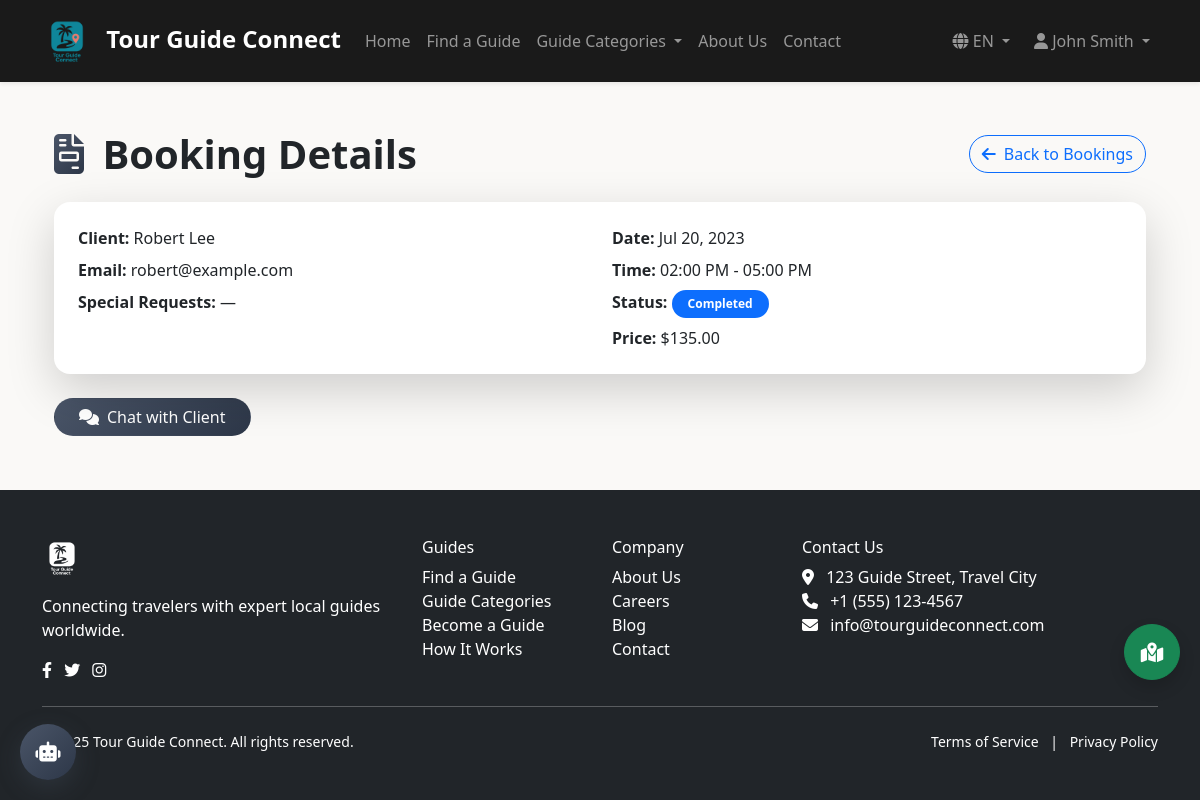
Page /guide/booking/2 (signed in) on the committed database.
### tables this page shows
CREATE TABLE bookings (
    id INT AUTO_INCREMENT PRIMARY KEY,
    guide_id INT NOT NULL,
    user_id INT NOT NULL,
    booking_date DATE NOT NULL,
    start_time TIME NOT NULL,
    end_time TIME NOT NULL,
    total_hours DECIMAL(5, 2) NOT NULL,
    total_price DECIMAL(10, 2) NOT NULL,
    status ENUM('pending', 'confirmed', 'completed', 'cancelled') NOT NULL DEFAULT 'pending',
    payment_status ENUM('pending', 'paid', 'refunded') NOT NULL DEFAULT 'pending',
    transaction_id VARCHAR(50) NULL,
    special_requests TEXT NULL,
    number_of_people INT NOT NULL DEFAULT 1,
    meeting_location TEXT NOT NULL,
    created_at TIMESTAMP DEFAULT CURRENT_TIMESTAMP,
    updated_at TIMESTAMP DEFAULT CURRENT_TIMESTAMP ON UPDATE CURRENT_TIMESTAMP,
    FOREIGN KEY (guide_id) REFERENCES guide_profiles(id) ON DELETE CASCADE,
    FOREIGN KEY (user_id) REFERENCES users(id) ON DELETE CASCADE
);

CREATE TABLE users (
    id INT AUTO_INCREMENT PRIMARY KEY,
    name VARCHAR(100) NOT NULL,
    email VARCHAR(100) NOT NULL UNIQUE,
    google_id VARCHAR(255) NULL,
    password VARCHAR(255) NOT NULL,
    user_type ENUM('user', 'guide', 'admin') NOT NULL DEFAULT 'user',
    profile_image VARCHAR(255) DEFAULT 'default.jpg',
    created_at TIMESTAMP DEFAULT CURRENT_TIMESTAMP,
    updated_at TIMESTAMP DEFAULT CURRENT_TIMESTAMP ON UPDATE CURRENT_TIMESTAMP,
    last_login TIMESTAMP NULL,
    status ENUM('active', 'inactive', 'pending', 'banned') NOT NULL DEFAULT 'pending',
    verification_token VARCHAR(100) NULL,
    reset_token VARCHAR(100) NULL,
    reset_token_expires TIMESTAMP NULL,
    phone VARCHAR(20) NULL,
    address TEXT NULL,
    hobbies TEXT NULL,
    UNIQUE INDEX google_id_idx (google_id)
);

### app/controllers/GuideController.php (called while the page is built, shortened)
<?php
class GuideController
{
    private $guideModel;
    public function __construct()
    {
        $this->guideModel = new GuideModel();
    }
    private function getGuideProfile($userId)
    {
        if ($this->guideModel && method_exists($this->guideModel, 'getGuideProfileByUserId')) {
            return $this->guideModel->getGuideProfileByUserId($userId);
        }
         $db = new Database();
        $db->query('
            SELECT g.*, u.name, u.email, u.profile_image, u.created_at
            FROM guide_profiles g
            JOIN users u ON g.user_id = u.id
            WHERE u.id = :user_id
        ');
        $db->bind(':user_id', $userId);
        return $db->single();
    }
    public function booking($id)
    {
        $userId = $_SESSION['user_id'];
        $guide = $this->getGuideProfile($userId);
        $guideId = $guide ? $guide->id : null;
        $booking = $this->guideModel->getBookingById($id, $guideId);
        $this->loadView('tourGuides/bookingDetails', ['booking' => $booking]);
    }
    private function loadView($view, $data = [])
    {
        extract($data);
        require_once VIEW_PATH . '/shares/header.php';
        require_once VIEW_PATH . '/' . $view . '.php';
        require_once VIEW_PATH . '/shares/footer.php';
    }
}

### index.php (called while the page is built, shortened)
<?php
require_once APP_PATH . '/config/database.php';
require_once HELPER_PATH . '/functions.php';
spl_autoload_register(function($className) {
    if (substr($className, -5) === 'Model') {
        $file = MODEL_PATH . '/' . $className . '.php';
        if (file_exists($file)) {
            return;
        }
    }
});
$uri = $_SERVER['REQUEST_URI'];
$base = dirname($_SERVER['SCRIPT_NAME']);
if (strpos($uri, $base) === 0) {
    $uri = substr($uri, strlen($base));
}
$uri = rtrim($uri, '/');
require_once APP_PATH . '/route.php';
handle_custom_routes(trim($uri, '/'), $routes);

### app/helpers/functions.php (called while the page is built, shortened)
<?php
function url($path = '') {
    return URL_ROOT . '/' . $path;
}

### app/config/database.php (called while the page is built, shortened)
<?php
class Database {
    private $host = DB_HOST;
    private $user = DB_USER;
    private $pass = DB_PASS;
    private $dbname = DB_NAME;
    private $dbh;
    private $stmt;
    public function __construct() {
        $dsn = 'mysql:host=' . $this->host . ';dbname=' . $this->dbname . ';charset=utf8mb4';
        $options = [
            PDO::ATTR_PERSISTENT => true,
            PDO::ATTR_ERRMODE => PDO::ERRMODE_EXCEPTION,
            PDO::ATTR_DEFAULT_FETCH_MODE => PDO::FETCH_OBJ,
            PDO::ATTR_EMULATE_PREPARES => false
        ];
        try {
            $this->dbh = new PDO($dsn, $this->user, $this->pass, $options);
        } catch(PDOException $e) {
            $this->error = $e->getMessage();
            error_log('Database Connection Error: ' . $this->error);
            echo '<div style="background-color: #f8d7da; color: #721c24; padding: 10px; margin: 10px 0; border: 1px solid #f5c6cb; border-radius: 5px;">';
            echo '<h3>Database Connection Error</h3>';
            echo '<p>Unable to connect to the database. Please try again later or contact the administrator.</p>';
            if (defined('ENVIRONMENT') && ENVIRONMENT === 'development') {
                echo '<p><strong>Error:</strong> ' . $this->error . '</p>';
            }
            echo '</div>';
            exit;
        }
    }
    public function query($sql) {
        $this->stmt = $this->dbh->prepare($sql);
    }
    public function bind($param, $value, $type = null) {
        if(is_null($type)) {
            switch(true) {
                case is_int($value):
                    $type = PDO::PARAM_INT;
                    break;
                default:
                    $type = PDO::PARAM_STR;
            }
        }
        $this->stmt->bindValue($param, $value, $type);
    }
    public function execute() {
        return $this->stmt->execute();
    }
    public function single() {
        $this->execute();
        return $this->stmt->fetch();
    }
}

### app/models/GuideModel.php (called while the page is built, shortened)
<?php
class GuideModel
{
    private $db;
    public function __construct()
    {
        $this->db = new Database();
    }
    public function getBookingById($bookingId, $guideId)
    {
        $this->db->query("SELECT b.*, u.name as client_name, u.email as client_email, u.id as client_user_id
                        FROM bookings b
                        JOIN users u ON b.user_id = u.id
                        WHERE b.id = :id AND b.guide_id = :guide_id");
        $this->db->bind(':id', $bookingId);
        $this->db->bind(':guide_id', $guideId);
        return $this->db->single();
    }
    public function getGuideProfileByUserId($userId)
    {
        $this->db->query('
            SELECT g.*, u.name, u.email, u.profile_image, u.created_at
            FROM guide_profiles g
            JOIN users u ON g.user_id = u.id
            WHERE u.id = :user_id
        ');
        $this->db->bind(':user_id', $userId);
        return $this->db->single();
    }
}

### app/views/tourGuides/bookingDetails.php (the view, shortened to what this page needs)
<div class="container py-5">
    <div class="d-flex justify-content-between align-items-center mb-4">
        <h1 class="display-6 fw-bold mb-0">
            <i class="fas fa-file-invoice me-2" style="background: linear-gradient(135deg, #4a5568 0%, #2d3748 100%); -webkit-background-clip: text; background-clip: text; -webkit-text-fill-color: transparent;"></i>
            Booking Details
        </h1>
        <a href="<?php echo url('guide/bookings'); ?>" class="btn btn-outline-primary rounded-pill">
            <i class="fas fa-arrow-left me-2"></i>Back to Bookings
        </a>
    </div>
    <?php if ($booking): ?>
        <div class="card border-0 shadow-lg rounded-4 mb-4">
            <div class="card-body p-4">
                <div class="row g-4">
                    <div class="col-md-6">
                        <div class="mb-2"><strong>Client:</strong> <?php echo htmlspecialchars($booking->client_name); ?></div>
                        <div class="mb-2"><strong>Email:</strong> <?php echo htmlspecialchars($booking->client_email); ?></div>
                        <div class="mb-2"><strong>Special Requests:</strong> <?php echo !is_null($booking->special_requests) ? htmlspecialchars($booking->special_requests) : '—'; ?></div>
                    </div>
                    <div class="col-md-6">
                        <div class="mb-2"><strong>Date:</strong> <?php echo date('M d, Y', strtotime($booking->booking_date)); ?></div>
                        <div class="mb-2"><strong>Time:</strong> <?php echo date('h:i A', strtotime($booking->start_time)); ?> - <?php echo date('h:i A', strtotime($booking->end_time)); ?></div>
                        <div class="mb-2">
                            <strong>Status:</strong>
                            <?php
                                $statusClass = 'bg-secondary';
                                switch ($booking->status) {
                                    case 'completed': $statusClass = 'bg-primary'; break;
                                }
                            ?>
                            <span class="badge rounded-pill px-3 py-2 <?php echo $statusClass; ?>"><?php echo ucfirst($booking->status); ?></span>
                        </div>
                        <div><strong>Price:</strong> $<?php echo number_format($booking->total_price, 2); ?></div>
                    </div>
                </div>
            </div>
        </div>
        <div class="d-flex flex-wrap gap-2">
            <a href="<?php echo url('guide/chat/' . $booking->id); ?>" class="btn rounded-pill px-4 text-white" style="background: linear-gradient(135deg, #4a5568 0%, #2d3748 100%);">
                <i class="fas fa-comments me-2"></i>Chat with Client
            </a>
        </div>
    <?php else: ?>
        <div class="alert alert-danger rounded-4 p-4 shadow">Booking not found.</div>
    <?php endif; ?>
</div>

### app/route.php (shortened to what this page needs)
<?php
function handle_custom_routes($uri, $routes) {
    foreach ($routes as $route) {
        if (preg_match($route['pattern'], $uri, $matches)) {
            $controller = new $route['controller']();
            $params = [];
            foreach ($route['params'] as $index) {
                $params[] = $matches[$index];
            }
            call_user_func_array([$controller, $route['method']], $params);
            exit;
        }
    }
}

### public/css/style.css (style rules this page uses)
:root { --primary-green: #4CAF50; --orange: #FF9800; --dark-bg: #1a1a1a; --darker-bg: #2a2a2a; --light-gray: #f5f5f5; --warm-beige: #faf9f7; --warm-cream: #fffef9; }
html { overflow-x: hidden; }
body { background-color: var(--warm-beige) !important; min-height: 100vh; overflow-x: hidden; }
* { transition: color 0.3s ease, background-color 0.3s ease; }
.card.shadow-lg { transition: transform 0.3s ease, box-shadow 0.3s ease; }
.card { background-color: #ffffff !important; }

### rows in the picture
bookings: user.name "Robert Lee", user.email "robert@example.com", booking_date "Jul 20, 2023", start_time "02:00 PM", end_time "05:00 PM", status "Completed", total_price "135.00"
